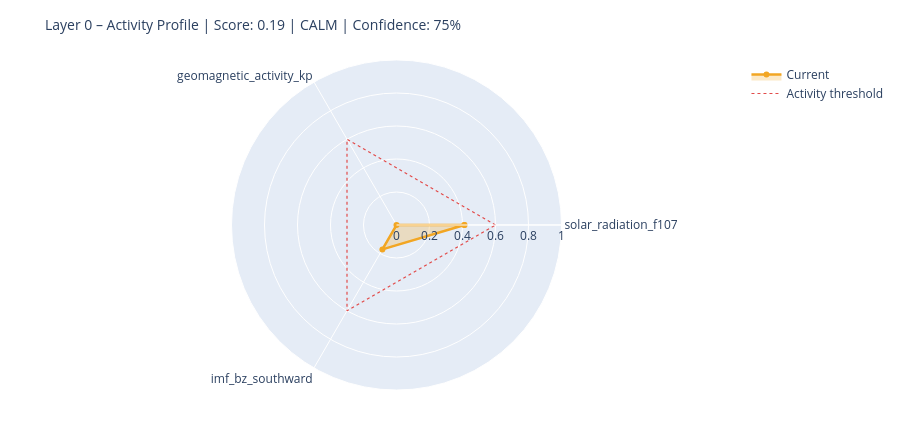

Source (notebook cell):
### Markdown cell above
---
## 6. State Assessment & Handoff to Layer 1

### Code cell
# ============================================================
# STEP 1 – Collect raw values with source modes
# Mode: 'primary' | 'fallback_3h' | 'last_valid' | 'missing'
# ============================================================

def safe_last(df, col):
    if df is None or col not in df.columns: return None
    s = df[col].dropna()
    return float(s.iloc[-1]) if not s.empty else None

f107_now = safe_last(df_f107, 'f10.7')
bz_now   = safe_last(df_mag,  'bz_gsm')
kp_now   = safe_last(df_kp,   'kp')
sw_now   = safe_last(df_sw,   'speed')

source_modes = {
    'F10.7':    'primary'  if f107_now is not None else 'missing',
    'Kp':       'primary'  if kp_now   is not None else 'missing',
    'IMF_Bz':   'primary'  if bz_now   is not None else 'missing',
    'SW_speed': 'primary'  if sw_now   is not None else 'missing',
}

# Kp Fallback – 3h endpoint
if kp_now is None:
    try:
        r = requests.get(
            'https://services.swpc.noaa.gov/json/noaa-planetary-k-index.json',
            timeout=10)
        r.raise_for_status()
        fb = pd.DataFrame(r.json())
        tc = next((c for c in fb.columns if 'time' in c.lower()), fb.columns[0])
        kc = next((c for c in fb.columns if 'kp' in c.lower() and c != tc), None)
        if kc:
            fb[kc] = fb[kc].astype(str).str.extract(r'([0-9]+(?:\.[0-9]*)?)')[0]
            fb[kc] = pd.to_numeric(fb[kc], errors='coerce')
            fb = fb[fb[kc] >= 0].dropna(subset=[kc])
            if not fb.empty:
                kp_now = float(fb[kc].iloc[-1])
                source_modes['Kp'] = 'fallback_3h'
                print(f'  Kp fallback (3h): {kp_now:.1f}')
    except Exception as e:
        print(f'  Kp fallback failed: {e}')

# Solar Wind Fallback – last valid value
if sw_now is None and df_sw is not None and 'speed' in df_sw.columns:
    s = df_sw['speed'].dropna()
    if not s.empty:
        sw_now = float(s.iloc[-1])
        source_modes['SW_speed'] = 'last_valid'
        print(f'  SW fallback (last_valid): {sw_now:.0f} km/s')

print()
print('Source modes:', source_modes)

# ============================================================
# STEP 2 – Score from available components only
# ============================================================

def norm(v, lo, hi):
    if v is None: return None
    return max(0.0, min(1.0, (v - lo) / (hi - lo)))

COMPONENTS = {
    'solar_radiation_f107':    (f107_now, norm(f107_now, 60, 250)),
    'geomagnetic_activity_kp': (kp_now,   norm(kp_now,   0,   9)),
    'imf_bz_southward':        (bz_now,   norm(-(bz_now or 0) if bz_now else None, -5, 30)
                                           if bz_now is not None else None),
    'solar_wind_speed':        (sw_now,   norm(sw_now, 300, 800)),
}

available   = {k: v[1] for k, v in COMPONENTS.items() if v[1] is not None}
unavailable = [k for k, v in COMPONENTS.items() if v[1] is None]

layer0_score = round(sum(available.values()) / len(available), 4) if available else None
confidence   = round(len(available) / len(COMPONENTS), 2)

level = ('unknown'  if layer0_score is None
         else 'calm'     if layer0_score < 0.3
         else 'moderate' if layer0_score < 0.6
         else 'active')

# ============================================================
# STEP 3 – Dominant Driver
# ============================================================

def dominant_driver(kp, f107, bz, sw):
    candidates = []
    if kp   is not None and kp   >= 4:   candidates.append(('geomagnetic',    kp / 9))
    if sw   is not None and sw   >= 500:  candidates.append(('solar_wind',     sw / 800))
    if bz   is not None and bz   <= -5:   candidates.append(('imf_southward',  abs(bz) / 30))
    if f107 is not None and f107 >= 150:  candidates.append(('solar_radiation',f107 / 250))
    return max(candidates, key=lambda x: x[1])[0] if candidates else 'none'

driver = dominant_driver(kp_now, f107_now, bz_now, sw_now)

# ============================================================
# STEP 4 – Downstream expectations
# ============================================================

def downstream_expectation(driver, score, kp, bz, f107):
    exp = {
        'magnetosphere':        'calm',
        'ionosphere':           'calm',
        'schumann_resonance':   'unchanged',
        'lithosphere_currents': 'low',
    }
    if driver == 'geomagnetic' or (kp and kp >= 5):
        exp['magnetosphere']        = 'compressed / storm'
        exp['ionosphere']           = 'elevated disturbance (TEC variability)'
        exp['schumann_resonance']   = 'elevated amplitude possible'
        exp['lithosphere_currents'] = 'elevated induction currents'
    elif driver == 'imf_southward' or (bz and bz <= -5):
        exp['magnetosphere']        = 'energy coupling active'
        exp['ionosphere']           = 'elevated electron density possible'
        exp['schumann_resonance']   = 'slight modulation possible'
    elif driver == 'solar_radiation' or (f107 and f107 >= 150):
        exp['ionosphere']           = 'elevated ionization (F-layer)'
        exp['schumann_resonance']   = 'slightly elevated background activity'
    return exp

downstream = downstream_expectation(driver, layer0_score, kp_now, bz_now, f107_now)

# ============================================================
# CONSOLE OUTPUT
# ============================================================

W = 58
print('=' * W)
print('LAYER 0 – STATE ASSESSMENT')
print('=' * W)
for name, (raw_v, score_v) in COMPONENTS.items():
    if score_v is not None:
        bar = '█' * int(score_v * 20) + '░' * (20 - int(score_v * 20))
        print(f'  {name:<35}  {bar}  {score_v:.2f}')
    else:
        print(f'  {name:<35}  {"─" * 20}  n/a')
print('-' * W)
print(f'  Score ({len(available)}/{len(COMPONENTS)} components):  {layer0_score:.3f}')
print(f'  Confidence:         {confidence:.0%}')
print(f'  Level:              {level.upper()}')
print(f'  Dominant Driver:    {driver}')

# Radar chart
cats = list(available.keys())
vals = list(available.values())
if len(cats) >= 3:
    fig = go.Figure()
    fig.add_trace(go.Scatterpolar(
        r=vals + [vals[0]], theta=cats + [cats[0]],
        fill='toself', fillcolor='rgba(242,166,35,0.25)',
        line=dict(color='#F2A623', width=2.5), name='Current'
    ))
    fig.add_trace(go.Scatterpolar(
        r=[0.6] * (len(cats) + 1), theta=cats + [cats[0]],
        line=dict(color='#E24B4A', dash='dot', width=1.2),
        mode='lines', name='Activity threshold'
    ))
    fig.update_layout(
        title=dict(text=f'Layer 0 – Activity Profile | Score: {layer0_score:.2f} | {level.upper()} | Confidence: {confidence:.0%}',
                   font=dict(size=14)),
        polar=dict(radialaxis=dict(visible=True, range=[0, 1])),
        height=430, showlegend=True,
        margin=dict(l=60, r=60, t=60, b=40)
    )
    fig.show()

### Figure 1 — Plotly figure (JSON) as saved in the notebook; plotly's stock layout.template omitted (floating-point values rounded to 4 significant figures)
{"data": [{"fill": "toself", "fillcolor": "rgba(242,166,35,0.25)", "line": {"color": "#F2A623", "width": 2.5}, "name": "Current", "r": [0.4116, 0.0, 0.1709, 0.4116], "theta": ["solar_radiation_f107", "geomagnetic_activity_kp", "imf_bz_southward", "solar_radiation_f107"], "type": "scatterpolar"}, {"line": {"color": "#E24B4A", "dash": "dot", "width": 1.2}, "mode": "lines", "name": "Activity threshold", "r": [0.6, 0.6, 0.6, 0.6], "theta": ["solar_radiation_f107", "geomagnetic_activity_kp", "imf_bz_southward", "solar_radiation_f107"], "type": "scatterpolar"}], "layout": {"height": 430, "margin": {"b": 40, "l": 60, "r": 60, "t": 60}, "polar": {"radialaxis": {"range": [0, 1], "visible": true}}, "showlegend": true, "title": {"font": {"size": 14}, "text": "Layer 0 – Activity Profile | Score: 0.19 | CALM | Confidence: 75%"}}}
